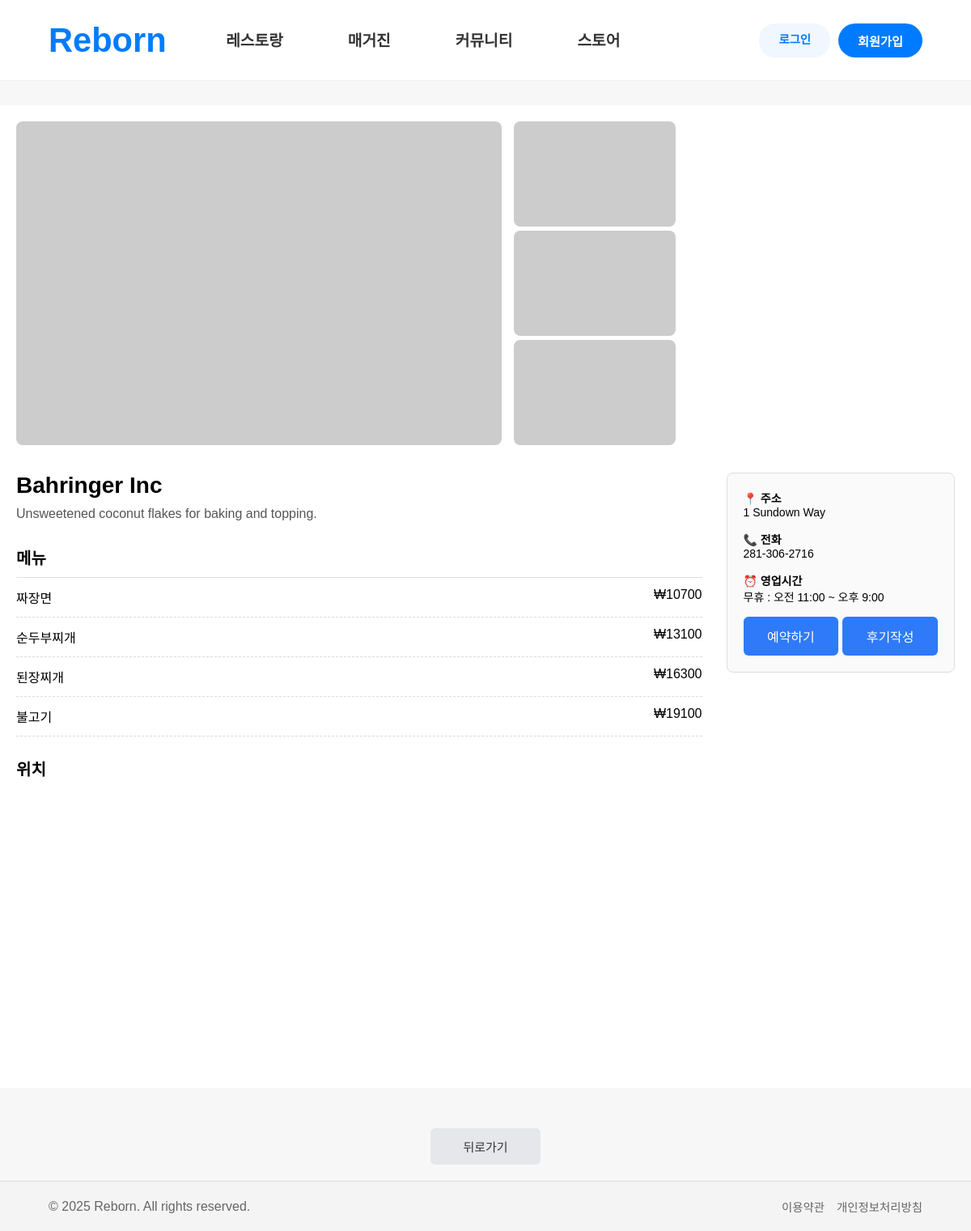
Page /restaurants/resview/4/ on the committed database.
### restaurants/models.py (models this page shows, shortened)
class Restaurant(models.Model):
    resno=models.AutoField(primary_key=True)
    locno=models.IntegerField(default=0)
    res_name=models.CharField(max_length=50,null=True)
    desc=models.TextField(null=True)
    addr=models.CharField(max_length=200,null=True)
    tel=models.CharField(max_length=13,null=True)
    lat=models.DecimalField(max_digits=10,decimal_places=7,default=0)
    lng=models.DecimalField(max_digits=10,decimal_places=7,default=0)
    date=models.DateTimeField(auto_now=True)
    mem_id=models.CharField(max_length=25,null=True)

class FoodMenu(models.Model):
    fno = models.AutoField(primary_key=True)
    resno = models.ForeignKey(Restaurant, on_delete=models.SET_NULL, null=True, blank=True)
    price = models.IntegerField(default=0)# 음식 가격
    fnm = models.CharField(max_length=100, null=True)# 음식 이름

class RestaurantOperTime(models.Model):
    opno = models.AutoField(primary_key=True)
    resno = models.ForeignKey(Restaurant, on_delete=models.SET_NULL, null=True, blank=True)
    week = models.CharField(max_length=50, null=True)# 오픈 요일
    open_time = models.TimeField(null=True)# 오픈 시간
    close_time = models.TimeField(null=True)# 종료 시간

### restaurants/views.py (the view)
# urls.py: path('resview/<int:resno>/', views.resview, name='resview'),
def resview(request, resno):
    qs = Restaurant.objects.get(resno=resno)
    qs2 = RestaurantOperTime.objects.filter(resno=qs)
    qs3 = FoodMenu.objects.filter(resno=qs)
    context={'view':qs, 'oper_time':qs2, 'menu':qs3}
    return render(request,'restaurants/resview.html',context)

### restaurants/templates/restaurants/resview.html (shortened to what this page needs)
{% extends "base.html" %}
{% block css %}
<link rel='stylesheet' href="/static/css/resview.css">
{% endblock css %}
{% block script %}
<link rel='stylesheet' href="/static/js/restaurants.js">
{% endblock script %}
{% block body %}
<div class="container">
    <section class="image-section">
        <div class="image-main">
            <img src="https://picsum.photos/600/400" alt="대표 이미지">
        </div>
        <div class="image-sub">
            <img src="https://picsum.photos/200/130?1">
            <img src="https://picsum.photos/200/130?2">
            <img src="https://picsum.photos/200/130?3">
        </div>
    </section>
    <section class="content-section">
        <div class="left">
            <h1 class="restaurant-name">{{view.res_name}}</h1>
            <p class="description">
                {{view.desc}}
            </p>
            <h2>메뉴</h2>
            <ul class="menu-list">
                {% for m in menu %}
                <li>
                    <span>{{m.fnm}}</span>
                    <span>₩{{m.price}}</span>
                </li>
                {% empty %}
                <li>등록된 메뉴가 없습니다.</li>
                {% endfor %}
            </ul>
            <h2>위치</h2>
            <div class="map" id="map" style="width:100%; height:350px;"></div>
        </div>
        <div class="right">
            <div class="info-box">
                <p><strong>📍 주소</strong><br>{{view.addr}}</p>
                <p><strong>📞 전화</strong><br>{{view.tel}}</p>
                <p><strong>⏰ 영업시간</strong><br>
                    {% for op in oper_time %}
                        {{ op.week }} : {{ op.open_time }} ~ {{ op.close_time }}<br>
                    {% empty %}
                        영업시간 정보가 없습니다.
                    {% endfor %}
                </p>
                <div class="button-group">
                    <button class="reserve-btn">예약하기</button>
                    <button class="review-btn">후기작성</button>
                </div>
            </div>
        </div>
    </section>
</div>
<div class="back-button-wrapper">
    <button class="back-btn" onclick="history.back()">뒤로가기</button>
</div>
{% endblock body %}

### static/css/common.css (style rules this page uses)
* { margin: 0; padding: 0; box-sizing: border-box; }
body { font-family: 'Pretendard', sans-serif; display: flex; flex-direction: column; min-height: 100vh; }
ul { list-style: none; }

### static/css/resview.css (style rules this page uses)
* { box-sizing: border-box; margin: 0; padding: 0; font-family: 'Noto Sans KR', sans-serif; }
body { background-color: #f7f7f7; }
.container { width: 1200px; margin: 30px auto; background: #fff; padding: 20px; }
.image-section { display: flex; gap: 15px; margin-bottom: 30px; }
.image-main img { width: 600px; height: 400px; object-fit: cover; border-radius: 8px; }
.image-sub { display: flex; flex-direction: column; gap: 5px; }
.image-sub img { width: 200px; height: 130px; object-fit: cover; border-radius: 8px; }
.content-section { display: flex; gap: 30px; }
.left { width: 75%; }
.restaurant-name { font-size: 28px; margin-bottom: 10px; }
.description { color: #555; margin-bottom: 30px; }
.left h2 { margin: 25px 0 10px; font-size: 20px; }
.menu-list { list-style: none; border-top: 1px solid #ddd; }
.menu-list li { display: flex; justify-content: space-between; padding: 12px 0; border-bottom: 1px dashed #ddd; }
.map { width: 100%; border-radius: 8px; margin-top: 10px; }
.right { width: 25%; }
.info-box { position: sticky; top: 100px; border: 1px solid #ddd; padding: 20px; border-radius: 8px; background: #fafafa; }
.info-box p { margin-bottom: 15px; font-size: 14px; }
.button-group { display: flex; gap: 5px; }
.reserve-btn { width: 100%; padding: 12px; background: #2f7af8; color: #fff; border: none; border-radius: 6px; font-size: 16px; cursor: pointer; }
.review-btn { width: 100%; padding: 12px; background: #2f7af8; color: #fff; border: none; border-radius: 6px; font-size: 16px; cursor: pointer; }
.back-button-wrapper { display: flex; justify-content: center; margin: 50px 0 20px; }
.back-btn { padding: 12px 40px; font-size: 15px; background: #e5e7eb; color: #333; border: none; border-radius: 6px; cursor: pointer; }

### rows in the picture
Restaurant: res_name "Bahringer Inc", desc "Unsweetened coconut flakes for baking and topping.", addr "1 Sundown Way", tel "281-306-2716"
FoodMenu: fnm "짜장면", price "10700"
FoodMenu: fnm "순두부찌개", price "13100"
FoodMenu: fnm "된장찌개", price "16300"
FoodMenu: fnm "불고기", price "19100"
RestaurantOperTime: week "무휴", open_time "오전 11:00", close_time "오후 9:00"
